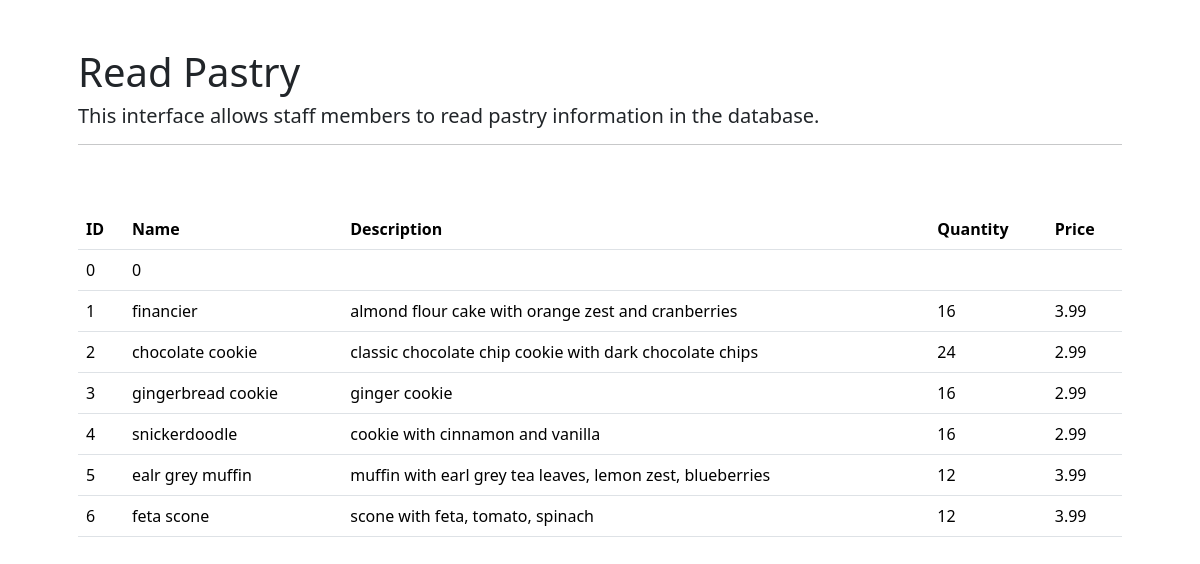
The app's page /final_project/read/read_pastry.php with its own data.
### tables this page shows
CREATE TABLE pastry (
  pastry_id INT NOT NULL,
  pastry_name VARCHAR(20) NOT NULL,
  pastry_desc TEXT,
  pastry_quantity INT,
  pastry_price DOUBLE,
  PRIMARY KEY (pastry_id)
);

### final_project/read/read_pastry.php (the view, shortened to what this page needs)
<?php
require_once '../connect.php';
$q1 = "SELECT * FROM pastry";
$stmt = $conn->prepare($q1);
$stmt->execute($i);
?>
<!DOCTYPE HTML>
<html>
    <head>
         <link href="https://cdn.jsdelivr.net/npm/bootstrap@5.3.8/dist/css/bootstrap.min.css" rel="stylesheet">
    </head>
    <body>
    <div class="container p-5">
        <h1>Read Pastry</h1>
        <h5>This interface allows staff members to read pastry information in the database.</h5>
        <hr/>
        <br><br>
        <table class="table">
                <thead>
                    <tr>
                    <th>ID</th>
                    <th>Name</th>
                    <th>Description</th>
                    <th>Quantity</th>
                    <th>Price</th>
                    </tr>
                </thead>
                <tbody>
                <?php
                    while($pastry = $stmt->fetch(PDO::FETCH_ASSOC)) { ?>
                    <tr>
                        <td><?php echo $pastry["pastry_id"];?></td>
                        <td><?php echo $pastry["pastry_name"];?></td>
                        <td><?php echo $pastry["pastry_desc"];?></td>
                        <td><?php echo $pastry["pastry_quantity"];?></td>
                        <td><?php echo $pastry["pastry_price"];?></td>
                    </tr>
                <?php
                    } ?>
                </tbody>
                </table>
    </div>
    </body>
</html>

### records on screen
pastry: pastry_id "0", pastry_name "0"
pastry: pastry_id "1", pastry_name "financier", pastry_desc "almond flour cake with orange zest and cranberries", pastry_quantity "16", pastry_price "3.99"
pastry: pastry_id "2", pastry_name "chocolate cookie", pastry_desc "classic chocolate chip cookie with dark chocolate chips", pastry_quantity "24", pastry_price "2.99"
pastry: pastry_id "3", pastry_name "gingerbread cookie", pastry_desc "ginger cookie", pastry_quantity "16", pastry_price "2.99"
pastry: pastry_id "4", pastry_name "snickerdoodle", pastry_desc "cookie with cinnamon and vanilla", pastry_quantity "16", pastry_price "2.99"
pastry: pastry_id "5", pastry_name "ealr grey muffin", pastry_desc "muffin with earl grey tea leaves, lemon zest, blueberries", pastry_quantity "12", pastry_price "3.99"
pastry: pastry_id "6", pastry_name "feta scone", pastry_desc "scone with feta, tomato, spinach", pastry_quantity "12", pastry_price "3.99"
